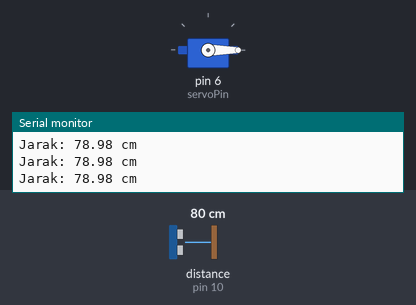
This sketch was run on a simulated Arduino Uno, built with avr-gcc and run on an emulated ATmega328P. On the bench: servo, the last lines printed to the serial monitor. Wiring (inferred from the names in the program): ultrasonic range finder: trigger pin 9; echo pin 10. Inputs (shaded band) come from the test bench; at power-on: distance to the obstacle (sensor on pin 10) 80 cm. The echo pulse lasts 58.3 µs per cm.

Above: at 1.2 s.
1.3 s: distance to the obstacle (sensor on pin 10) set to 8 cm
4.3 s: distance to the obstacle (sensor on pin 10) set to 5 cm
At 5.3 s:
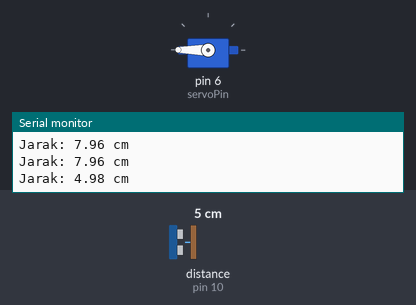
5.8 s: distance to the obstacle (sensor on pin 10) set to 299 cm
At 8.5 s:
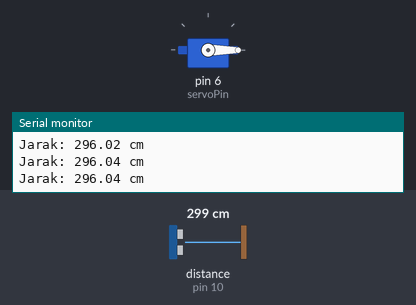
8.8 s: distance to the obstacle (sensor on pin 10) set to 2 cm
At 9.1 s:
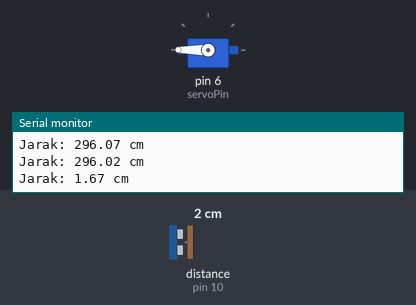
Timing chart, 0 to 11.3 s (numbered marks = the images above; inputs shaded):
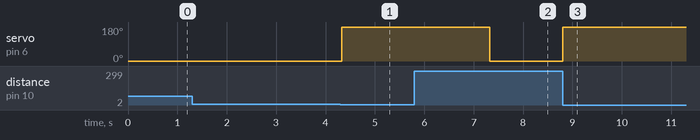

The sketch:

tempat_sampah_otomatis.ino
```cpp
#include <Servo.h>

const int trigPin = 9;
const int echoPin = 10;
const int servoPin = 6;

Servo myServo;
long duration;
float distanceCm;

void setup() {
  Serial.begin(9600);
  pinMode(trigPin, OUTPUT);
  pinMode(echoPin, INPUT);

  myServo.attach(servoPin);
  myServo.write(0);
}

void loop() {

  digitalWrite(trigPin, LOW);
  delayMicroseconds(2);

  digitalWrite(trigPin, HIGH);
  delayMicroseconds(10);
  digitalWrite(trigPin, LOW);

  duration = pulseIn(echoPin, HIGH);

  distanceCm = duration * 0.034 / 2;

  Serial.print("Jarak: ");
  Serial.print(distanceCm);
  Serial.println(" cm");

  if (distanceCm > 0 && distanceCm <= 6){
    myServo.write(180);
    delay(3000);
    myServo.write(0);
    delay(200);
  }
}
```

Measured:
- the behaviour switches between 7 and 6 cm on distance to the obstacle (sensor on pin 10) (found by bisection; images 0 and 1)
- after the input at 4.3 s, servo on pin 6 (servoPin): 0° → 180° at once
- after the input at 5.8 s, servo on pin 6 (servoPin): goes on until 7.3 s, then stays 0°
- after the input at 8.8 s, servo on pin 6 (servoPin): 0° → 180° at once
